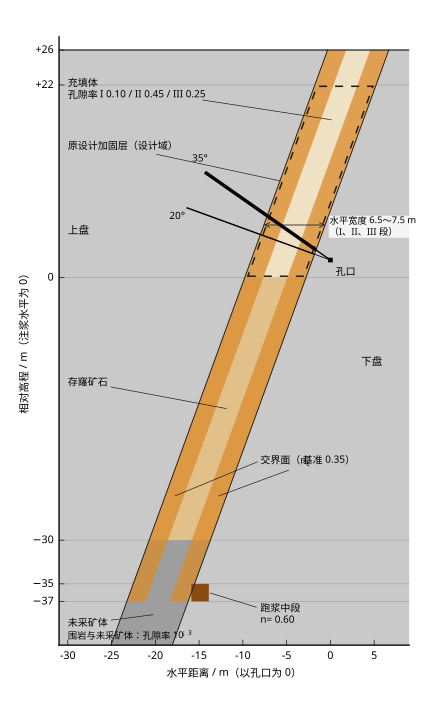

This figure's Python source:
# -*- coding: utf-8 -*-
"""
Fig. 4.7-1 idealised section of the case engineering project (section 4.7.1), first version 2026-10-27.

    powershell -File scripts\\run_local.ps1 figures\\ch5\\fig_4_7_1.py

Geometry from docs/check_4_7_prewrite.md section 5.3 (section.txt): x relative to the hole collar, z relative to the
grouting level (m). Vein dip about 70 deg, footwall contact x_fw(z) = -2.784 + 0.36397 z (the same in all three
sections); hanging-wall contact x_hw = x_fw - width, horizontal width 7.5 / 7.0 / 6.5 m (I / II / III); drawn for
II (7.0 m), the range annotated. Contact bands 2.1284 m horizontal (2 m normal) along both walls from +26 to -37 m;
stored ore -30 to 0 m; unmined ore below -30 m; runaway level x -15.887 to -13.887, z -37 to -35 against the footwall;
original-design reinforcement layer 0 to +22 m (design domain, dashed). Holes: collar (0, +2), 35 deg (bold) and
20 deg (thin), 17.5 m with a 2 m standpipe.
"""
from __future__ import print_function

import os
import sys

import numpy as np
from matplotlib.patches import Polygon, Rectangle

HERE = os.path.dirname(os.path.abspath(__file__))
sys.path.insert(0, os.path.join(os.path.dirname(HERE), "ch4"))
import ch4fig as F                         # noqa: E402
from ch4fig import K, plt                  # noqa: E402

FW0, DXDZ = -2.784, 0.36397
WIDTH_II, BAND = 7.0, 2.1284
ZTOP, ZDES, ZORE, ZRUN0, ZRUN1, ZBOT = 26.0, 22.0, -30.0, -35.0, -37.0, -42.0
RUN_X = (-15.887, -13.887)
FILL_C, ORE_C, BAND_C, RUN_C, UNMINED_C = "#efe2c4", "#e2c08a", "#d98b2b", "#8a4b0f", "#9e9e9e"
XL = (-31.0, 9.0)


def xfw(z):
    return FW0 + DXDZ * z


def xhw(z):
    return xfw(z) - WIDTH_II


def quad(fx0, fx1, z0, z1):
    return [(fx0(z0), z0), (fx1(z0), z0), (fx1(z1), z1), (fx0(z1), z1)]


def main():
    fig = plt.figure(figsize=(F.WIDTH * 0.72, 7.4))
    ax = fig.add_axes([0.14, 0.07, 0.83, 0.9])
    ax.add_patch(Rectangle((XL[0], ZBOT), XL[1] - XL[0], ZTOP - ZBOT, fc=F.ROCK, ec="none", zorder=0))
    ax.add_patch(Polygon(quad(xhw, xfw, 0.0, ZTOP), fc=FILL_C, ec="none", zorder=1))
    ax.add_patch(Polygon(quad(xhw, xfw, ZORE, 0.0), fc=ORE_C, ec="none", zorder=1))
    ax.add_patch(Polygon(quad(xhw, xfw, ZBOT, ZORE), fc=UNMINED_C, ec="none", zorder=1))
    for f0, f1 in ((xhw, lambda z: xhw(z) + BAND), (lambda z: xfw(z) - BAND, xfw)):
        ax.add_patch(Polygon(quad(f0, f1, ZRUN1, ZTOP), fc=BAND_C, ec="none", alpha=0.75, zorder=2))
    ax.add_patch(Rectangle((RUN_X[0], ZRUN1), RUN_X[1] - RUN_X[0], ZRUN0 - ZRUN1, fc=RUN_C, ec="none", zorder=3))
    for f in (xhw, xfw):
        ax.plot([f(ZBOT), f(ZTOP)], [ZBOT, ZTOP], color=K.INK, lw=0.7, zorder=4)
    ax.plot(XL, [ZTOP, ZTOP], color=K.INK, lw=0.9, zorder=4)
    ax.add_patch(Polygon(quad(lambda z: xhw(z) + 0.3, lambda z: xfw(z) - 0.3, 0.15, ZDES - 0.15), fill=False, ec=K.INK, lw=F.LW_DESIGN, ls="dashed", zorder=5))
    F.draw_hole(ax, (0.0, 2.0), (-16.445, 7.985), 2.0, lw_pipe=0.6, lw_section=1.1)
    F.draw_hole(ax, (0.0, 2.0), (-14.335, 12.038), 2.0)
    ax.text(-14.0, 13.0, u"35°", fontsize=7.5, ha="right", va="bottom")
    ax.text(-16.6, 7.6, u"20°", fontsize=7.5, ha="right", va="top")
    kw = dict(fontsize=7.5, zorder=9)
    lk = dict(arrowstyle="-", lw=0.5, color=K.INK, shrinkA=1, shrinkB=1)
    ax.annotate(u"充填体\n孔隙率 I 0.10 / II 0.45 / III 0.25", (xfw(18) - 3.5, 18), xytext=(-30.0, 21.5),
                arrowprops=lk, va="center", **kw)
    ax.annotate(u"原设计加固层（设计域）", (xhw(11) + 0.2, 11), xytext=(-30.0, 15.0), arrowprops=lk, va="center", **kw)
    ax.annotate(u"存窿矿石", (xfw(-15) - 3.5, -15), xytext=(-30.0, -12.0), arrowprops=lk, va="center", **kw)
    ax.annotate(u"交界面（$n_c$ 基准 0.35）", (xfw(-25) - 1.0, -25), xytext=(-8.0, -21.0), arrowprops=lk,
                va="center", **kw)
    ax.annotate("", (xhw(-25) + 1.0, -25), xytext=(-8.2, -21.0), arrowprops=lk)
    ax.annotate(u"跑浆中段\n$n$ = 0.60", (RUN_X[1], -36.0), xytext=(-8.0, -38.5), arrowprops=lk, va="center", **kw)
    ax.annotate(u"未采矿体", (xfw(-38) - 3.5, -38.5), xytext=(-30.0, -39.5), arrowprops=lk, va="center", **kw)
    ax.text(-30.0, 5.0, u"上盘", fontsize=8)
    ax.text(3.5, -10.0, u"下盘", fontsize=8)
    ax.text(-30.0, ZBOT + 0.6, u"围岩与未采矿体：孔隙率 10$^{-3}$", fontsize=7)
    z = 6.0
    ax.annotate("", (xhw(z), z), xytext=(xfw(z), z), arrowprops=dict(arrowstyle="<->", lw=0.6, color=K.INK,
                                                                      shrinkA=0, shrinkB=0), zorder=8)
    ax.text(xfw(z) + 0.5, z - 0.2, u"水平宽度 6.5～7.5 m\n（I、II、III 段）", fontsize=7, va="center", zorder=9,
            bbox=dict(fc="w", ec="none", alpha=0.8, pad=1.0))
    ax.plot([0.0], [2.0], "s", color="k", ms=3, zorder=7)
    ax.text(0.6, 1.2, u"孔口", fontsize=7.5, va="top")
    for zz in (ZDES, 0.0, ZORE, ZRUN0, ZRUN1):
        ax.plot(XL, [zz, zz], color=F.GREY, lw=0.4, zorder=0.5)
    ax.set_yticks([ZTOP, ZDES, 0.0, ZORE, ZRUN0, ZRUN1])
    ax.set_yticklabels([u"+26", u"+22", u"0", u"−30", u"−35", u"−37"])
    ax.set_xlim(XL); ax.set_ylim(ZBOT, ZTOP + 1.5); ax.set_aspect("equal")
    ax.set_xlabel(u"水平距离 / m（以孔口为 0）", fontsize=8)
    ax.set_ylabel(u"相对高程 / m（注浆水平为 0）", fontsize=8)
    ax.tick_params(labelsize=7)
    K.style(ax)
    F.save(fig, "fig_4_7_1", out=HERE)


if __name__ == "__main__":
    main()
